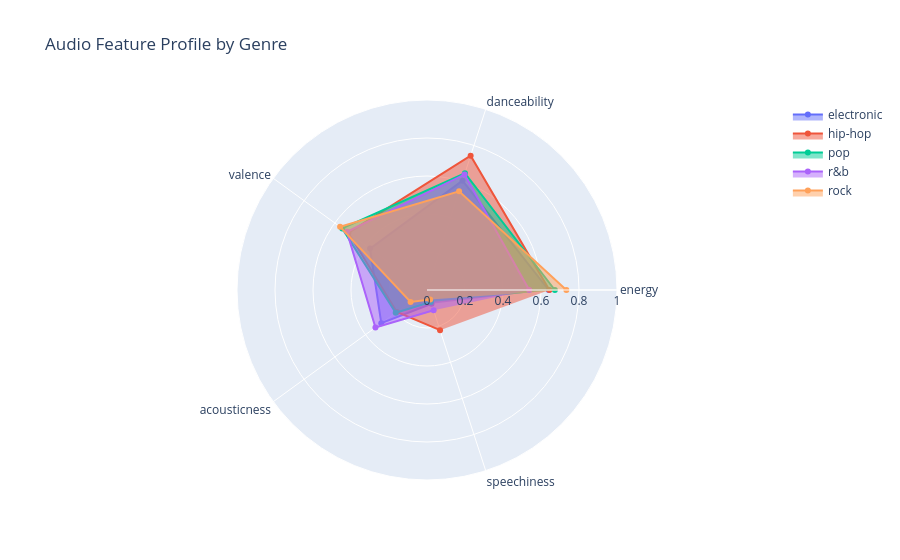

The cell this chart's notebook holds for it:
### Code cell
selected_genres = ["pop", "rock", "r&b", "hip-hop", "electronic"]

radar_features = [
    "energy",
    "danceability",
    "valence",
    "acousticness",
    "speechiness"
]

radar_df = (
    df[df["playlist_genre"].isin(selected_genres)]
    .groupby("playlist_genre")[radar_features]
    .mean()
    .reset_index()
)

fig = go.Figure()

for _, row in radar_df.iterrows():
    fig.add_trace(
        go.Scatterpolar(
            r=row[radar_features].values,
            theta=radar_features,
            fill="toself",
            name=row["playlist_genre"]
        )
    )

fig.update_layout(
    title="Audio Feature Profile by Genre",
    polar=dict(
        radialaxis=dict(
            visible=True,
            range=[0, 1]
        )
    ),
    showlegend=True
)

fig.show()

### Figure 1 — Plotly figure (JSON) as saved in the notebook; plotly's stock layout.template omitted (floating-point values rounded to 4 significant figures)
{"data": [{"fill": "toself", "name": "electronic", "r": [0.6406, 0.6046, 0.3706, 0.2974, 0.0763], "theta": ["energy", "danceability", "valence", "acousticness", "speechiness"], "type": "scatterpolar"}, {"fill": "toself", "name": "hip-hop", "r": [0.6441, 0.7433, 0.5117, 0.1962, 0.2221], "theta": ["energy", "danceability", "valence", "acousticness", "speechiness"], "type": "scatterpolar"}, {"fill": "toself", "name": "pop", "r": [0.6729, 0.646, 0.5516, 0.2035, 0.06633], "theta": ["energy", "danceability", "valence", "acousticness", "speechiness"], "type": "scatterpolar"}, {"fill": "toself", "name": "r&b", "r": [0.5379, 0.6395, 0.521, 0.3355, 0.1124], "theta": ["energy", "danceability", "valence", "acousticness", "speechiness"], "type": "scatterpolar"}, {"fill": "toself", "name": "rock", "r": [0.7334, 0.5463, 0.5656, 0.1069, 0.05318], "theta": ["energy", "danceability", "valence", "acousticness", "speechiness"], "type": "scatterpolar"}], "layout": {"polar": {"radialaxis": {"range": [0, 1], "visible": true}}, "showlegend": true, "title": {"text": "Audio Feature Profile by Genre"}}}
